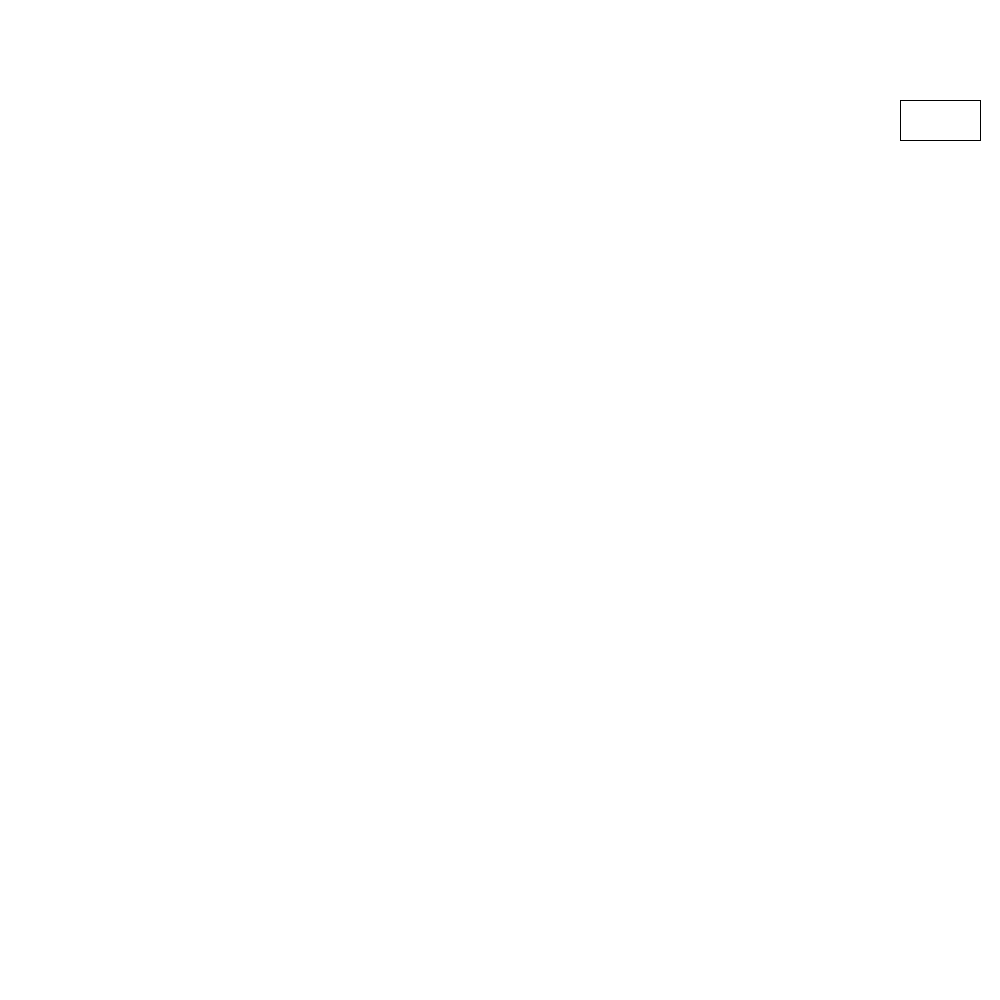
Frame 1 (no input)
Frame 60 (the mouse pressed at the canvas centre just before this capture): identical to frame 1, image omitted
Frame 120 (the mouse held since frame 60 and released just before this capture): identical to frame 1, image omitted

The Processing sketch that drew this single still picture (run headless with seeded random() and noise(); from frame 60 on, the mouse is pressed at the canvas centre):

// Processing sketch: GameOfLife
// ── GameOfLife.pde
int orgSize = 14; // in pixels
int cellSpace = 0; // in pixels
int cellSize = orgSize + cellSpace;
int numOfRows; 
int numOfCols; 
int[][] matrix1; 
int[][] matrix2; 
boolean playIsOn = false;
float updateTime = 50; // screen is updated every `updateTime` ms
float lastStop;

void setup()
{
  size(1000, 1000);
  numOfRows = height / (cellSize);
  numOfCols = (width - 200) / (cellSize);
  matrix1 = new int[numOfRows][numOfCols];
  matrix2 = new int[numOfRows][numOfCols];
  lastStop = millis();
  background(255);
  rect(width - 100, 100, 80, 40);
  text("Play", width - 100, 300);
  stroke(#4680F0);
  fill(#91DEFF);
  fillRandom();
  
  for (int i = 0; i < numOfRows; i++)
    for (int j = 0; j < numOfCols; j++)
      matrix2[i][j] = matrix1[i][j];
}

void draw()
{
  if (playIsOn && millis() - lastStop > updateTime)
  {
    background(255);
    generateNewCircle();
    fill(#91DEFF);
    stroke(#4680F0);
    displayGen();
    displayButton();
    lastStop = millis();
  }
}
void mousePressed() 
{
  if (mouseX >= width - 100 && mouseX <= width - 20 && mouseY >= 100 && mouseY <= 140 ) playIsOn = !playIsOn;
  else if (mouseX < width - 200)
  {
    int i = (int)(floor(mouseX / cellSize));
    int j = (int)(floor(mouseY / cellSize));
    if (matrix1[j][i] == 0)
    {
      fill(#91DEFF);
      stroke(#4680F0);
      rect(cellSize * i, cellSize * j, orgSize, orgSize);
      matrix1[j][i] = 1;
    }
    else
    {
      fill(255);
      stroke(255);
      rect(cellSize * i, cellSize * j, orgSize, orgSize);
      matrix1[j][i] = 0;
    }
  }
}

void fillRandom()
{
  for (int i = 0; i < numOfRows; i++)
    for (int j = 0; j < numOfCols; j++)
      matrix1[i][j] = (int)random(random(2));
}
void displayGen()
{
  float xPos, yPos;
  xPos = yPos = 0;
  for (int i = 0; i < numOfRows; i++)
  {
   for (int j = 0; j < numOfCols; j++)
   {
     if (matrix2[i][j] == 1)
     {
       rect(xPos, yPos, orgSize, orgSize);
     }
     xPos+=cellSize;
   }
   yPos+=cellSize;
   xPos = 0;
 }
}
void generateNewCircle()
{
  int n = 0;
  for (int i = 0; i < numOfRows; i++)
  {
    for (int j = 0; j < numOfCols; j++)
    {
      n = 0;   
      
      for (int k = -1 ; k < 2; k++)
      {
        for (int l = -1 ; l < 2; l++)
        {
          if ( (k!=0 || l!=0) && i+k >= 0 && j+l >= 0 && i+k < numOfRows && j+l < numOfCols)
          {
            n += matrix1[i+k][j+l];
          }
        }
      }

      if (matrix1[i][j] == 0)
      {  
        if (n == 3) matrix2[i][j] = 1;
      }
      else 
      {
        if (n < 2) matrix2[i][j] = 0;
        else if (n ==2 || n ==3) matrix2[i][j] = 1;
        else matrix2[i][j] = 0;
      }
    }
  }
  
  for (int i = 0; i < numOfRows; i++)
    for (int j = 0; j < numOfCols; j++)
      matrix1[i][j] = matrix2[i][j];
}
void displayButton()
{
  rect(width - 100, 100, 80, 40);
  fill(0);
  text("Play", width - 80, 120);
}
